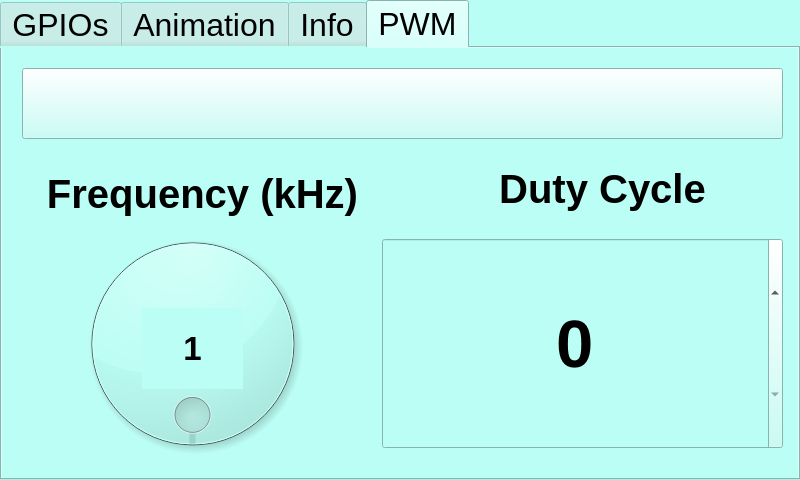
<?xml version="1.0" encoding="UTF-8"?>
<ui version="4.0">
 <class>MyGui</class>
 <widget class="QWidget" name="MyGui">
  <property name="geometry">
   <rect>
    <x>0</x>
    <y>0</y>
    <width>800</width>
    <height>480</height>
   </rect>
  </property>
  <property name="sizePolicy">
   <sizepolicy hsizetype="Expanding" vsizetype="Expanding">
    <horstretch>0</horstretch>
    <verstretch>0</verstretch>
   </sizepolicy>
  </property>
  <property name="palette">
   <palette>
    <active>
     <colorrole role="Button">
      <brush brushstyle="SolidPattern">
       <color alpha="255">
        <red>0</red>
        <green>0</green>
        <blue>0</blue>
       </color>
      </brush>
     </colorrole>
     <colorrole role="Base">
      <brush brushstyle="SolidPattern">
       <color alpha="255">
        <red>187</red>
        <green>254</green>
        <blue>245</blue>
       </color>
      </brush>
     </colorrole>
     <colorrole role="Window">
      <brush brushstyle="SolidPattern">
       <color alpha="255">
        <red>184</red>
        <green>254</green>
        <blue>245</blue>
       </color>
      </brush>
     </colorrole>
    </active>
    <inactive>
     <colorrole role="Button">
      <brush brushstyle="SolidPattern">
       <color alpha="255">
        <red>0</red>
        <green>0</green>
        <blue>0</blue>
       </color>
      </brush>
     </colorrole>
     <colorrole role="Base">
      <brush brushstyle="SolidPattern">
       <color alpha="255">
        <red>187</red>
        <green>254</green>
        <blue>245</blue>
       </color>
      </brush>
     </colorrole>
     <colorrole role="Window">
      <brush brushstyle="SolidPattern">
       <color alpha="255">
        <red>184</red>
        <green>254</green>
        <blue>245</blue>
       </color>
      </brush>
     </colorrole>
    </inactive>
    <disabled>
     <colorrole role="Button">
      <brush brushstyle="SolidPattern">
       <color alpha="255">
        <red>0</red>
        <green>0</green>
        <blue>0</blue>
       </color>
      </brush>
     </colorrole>
     <colorrole role="Base">
      <brush brushstyle="SolidPattern">
       <color alpha="255">
        <red>184</red>
        <green>254</green>
        <blue>245</blue>
       </color>
      </brush>
     </colorrole>
     <colorrole role="Window">
      <brush brushstyle="SolidPattern">
       <color alpha="255">
        <red>184</red>
        <green>254</green>
        <blue>245</blue>
       </color>
      </brush>
     </colorrole>
    </disabled>
   </palette>
  </property>
  <property name="cursor">
   <cursorShape>ArrowCursor</cursorShape>
  </property>
  <property name="windowTitle">
   <string>MyGui</string>
  </property>
  <property name="styleSheet">
   <string notr="true"/>
  </property>
  <widget class="QTabWidget" name="tabWidget">
   <property name="geometry">
    <rect>
     <x>0</x>
     <y>0</y>
     <width>800</width>
     <height>480</height>
    </rect>
   </property>
   <property name="font">
    <font>
     <pointsize>24</pointsize>
    </font>
   </property>
   <property name="styleSheet">
    <string notr="true">background-color:rgb(187, 254, 245);</string>
   </property>
   <property name="tabPosition">
    <enum>QTabWidget::North</enum>
   </property>
   <property name="tabShape">
    <enum>QTabWidget::Rounded</enum>
   </property>
   <property name="currentIndex">
    <number>3</number>
   </property>
   <property name="iconSize">
    <size>
     <width>16</width>
     <height>16</height>
    </size>
   </property>
   <property name="elideMode">
    <enum>Qt::ElideNone</enum>
   </property>
   <widget class="QWidget" name="gpiosTab">
    <attribute name="title">
     <string>GPIOs</string>
    </attribute>
    <widget class="Leds" name="leds" native="true">
     <property name="geometry">
      <rect>
       <x>30</x>
       <y>30</y>
       <width>301</width>
       <height>360</height>
      </rect>
     </property>
    </widget>
    <widget class="Keys" name="buttons" native="true">
     <property name="geometry">
      <rect>
       <x>370</x>
       <y>30</y>
       <width>391</width>
       <height>361</height>
      </rect>
     </property>
    </widget>
   </widget>
   <widget class="QWidget" name="runnerTab">
    <property name="sizePolicy">
     <sizepolicy hsizetype="Expanding" vsizetype="Expanding">
      <horstretch>0</horstretch>
      <verstretch>0</verstretch>
     </sizepolicy>
    </property>
    <property name="styleSheet">
     <string notr="true"/>
    </property>
    <attribute name="title">
     <string>Animation</string>
    </attribute>
    <widget class="QPushButton" name="startStopButton">
     <property name="geometry">
      <rect>
       <x>20</x>
       <y>40</y>
       <width>181</width>
       <height>71</height>
      </rect>
     </property>
     <property name="font">
      <font>
       <pointsize>24</pointsize>
       <weight>75</weight>
       <bold>true</bold>
      </font>
     </property>
     <property name="styleSheet">
      <string notr="true"/>
     </property>
     <property name="text">
      <string>Start</string>
     </property>
    </widget>
    <widget class="QLabel" name="animation">
     <property name="geometry">
      <rect>
       <x>300</x>
       <y>50</y>
       <width>381</width>
       <height>381</height>
      </rect>
     </property>
     <property name="text">
      <string/>
     </property>
    </widget>
    <widget class="QLabel" name="speedLabel">
     <property name="geometry">
      <rect>
       <x>85</x>
       <y>240</y>
       <width>91</width>
       <height>41</height>
      </rect>
     </property>
     <property name="sizePolicy">
      <sizepolicy hsizetype="Expanding" vsizetype="Expanding">
       <horstretch>0</horstretch>
       <verstretch>0</verstretch>
      </sizepolicy>
     </property>
     <property name="palette">
      <palette>
       <active>
        <colorrole role="Button">
         <brush brushstyle="SolidPattern">
          <color alpha="0">
           <red>0</red>
           <green>0</green>
           <blue>0</blue>
          </color>
         </brush>
        </colorrole>
        <colorrole role="Base">
         <brush brushstyle="SolidPattern">
          <color alpha="0">
           <red>0</red>
           <green>0</green>
           <blue>0</blue>
          </color>
         </brush>
        </colorrole>
        <colorrole role="Window">
         <brush brushstyle="SolidPattern">
          <color alpha="0">
           <red>0</red>
           <green>0</green>
           <blue>0</blue>
          </color>
         </brush>
        </colorrole>
       </active>
       <inactive>
        <colorrole role="Button">
         <brush brushstyle="SolidPattern">
          <color alpha="0">
           <red>0</red>
           <green>0</green>
           <blue>0</blue>
          </color>
         </brush>
        </colorrole>
        <colorrole role="Base">
         <brush brushstyle="SolidPattern">
          <color alpha="0">
           <red>0</red>
           <green>0</green>
           <blue>0</blue>
          </color>
         </brush>
        </colorrole>
        <colorrole role="Window">
         <brush brushstyle="SolidPattern">
          <color alpha="0">
           <red>0</red>
           <green>0</green>
           <blue>0</blue>
          </color>
         </brush>
        </colorrole>
       </inactive>
       <disabled>
        <colorrole role="Button">
         <brush brushstyle="SolidPattern">
          <color alpha="0">
           <red>0</red>
           <green>0</green>
           <blue>0</blue>
          </color>
         </brush>
        </colorrole>
        <colorrole role="Base">
         <brush brushstyle="SolidPattern">
          <color alpha="0">
           <red>0</red>
           <green>0</green>
           <blue>0</blue>
          </color>
         </brush>
        </colorrole>
        <colorrole role="Window">
         <brush brushstyle="SolidPattern">
          <color alpha="0">
           <red>0</red>
           <green>0</green>
           <blue>0</blue>
          </color>
         </brush>
        </colorrole>
       </disabled>
      </palette>
     </property>
     <property name="font">
      <font>
       <pointsize>14</pointsize>
       <weight>75</weight>
       <bold>true</bold>
      </font>
     </property>
     <property name="styleSheet">
      <string notr="true">background-color:transparent</string>
     </property>
     <property name="text">
      <string>Speed</string>
     </property>
     <property name="scaledContents">
      <bool>true</bool>
     </property>
     <property name="alignment">
      <set>Qt::AlignCenter</set>
     </property>
    </widget>
    <widget class="QDial" name="speedControlDial">
     <property name="geometry">
      <rect>
       <x>20</x>
       <y>170</y>
       <width>211</width>
       <height>191</height>
      </rect>
     </property>
     <property name="palette">
      <palette>
       <active>
        <colorrole role="Button">
         <brush brushstyle="SolidPattern">
          <color alpha="255">
           <red>187</red>
           <green>254</green>
           <blue>245</blue>
          </color>
         </brush>
        </colorrole>
        <colorrole role="Base">
         <brush brushstyle="SolidPattern">
          <color alpha="255">
           <red>187</red>
           <green>254</green>
           <blue>245</blue>
          </color>
         </brush>
        </colorrole>
        <colorrole role="Window">
         <brush brushstyle="SolidPattern">
          <color alpha="255">
           <red>187</red>
           <green>254</green>
           <blue>245</blue>
          </color>
         </brush>
        </colorrole>
       </active>
       <inactive>
        <colorrole role="Button">
         <brush brushstyle="SolidPattern">
          <color alpha="255">
           <red>187</red>
           <green>254</green>
           <blue>245</blue>
          </color>
         </brush>
        </colorrole>
        <colorrole role="Base">
         <brush brushstyle="SolidPattern">
          <color alpha="255">
           <red>187</red>
           <green>254</green>
           <blue>245</blue>
          </color>
         </brush>
        </colorrole>
        <colorrole role="Window">
         <brush brushstyle="SolidPattern">
          <color alpha="255">
           <red>187</red>
           <green>254</green>
           <blue>245</blue>
          </color>
         </brush>
        </colorrole>
       </inactive>
       <disabled>
        <colorrole role="Button">
         <brush brushstyle="SolidPattern">
          <color alpha="255">
           <red>187</red>
           <green>254</green>
           <blue>245</blue>
          </color>
         </brush>
        </colorrole>
        <colorrole role="Base">
         <brush brushstyle="SolidPattern">
          <color alpha="255">
           <red>187</red>
           <green>254</green>
           <blue>245</blue>
          </color>
         </brush>
        </colorrole>
        <colorrole role="Window">
         <brush brushstyle="SolidPattern">
          <color alpha="255">
           <red>187</red>
           <green>254</green>
           <blue>245</blue>
          </color>
         </brush>
        </colorrole>
       </disabled>
      </palette>
     </property>
     <property name="orientation">
      <enum>Qt::Vertical</enum>
     </property>
     <property name="invertedAppearance">
      <bool>false</bool>
     </property>
     <property name="invertedControls">
      <bool>false</bool>
     </property>
     <property name="wrapping">
      <bool>true</bool>
     </property>
     <property name="notchesVisible">
      <bool>true</bool>
     </property>
    </widget>
    <widget class="QLabel" name="label0">
     <property name="geometry">
      <rect>
       <x>110</x>
       <y>376</y>
       <width>41</width>
       <height>31</height>
      </rect>
     </property>
     <property name="font">
      <font>
       <pointsize>14</pointsize>
      </font>
     </property>
     <property name="text">
      <string>0</string>
     </property>
     <property name="alignment">
      <set>Qt::AlignCenter</set>
     </property>
    </widget>
    <zorder>speedControlDial</zorder>
    <zorder>startStopButton</zorder>
    <zorder>animation</zorder>
    <zorder>speedLabel</zorder>
    <zorder>label0</zorder>
   </widget>
   <widget class="QWidget" name="infoTab">
    <attribute name="title">
     <string>Info</string>
    </attribute>
    <widget class="QWidget" name="formLayoutWidget">
     <property name="geometry">
      <rect>
       <x>10</x>
       <y>30</y>
       <width>781</width>
       <height>251</height>
      </rect>
     </property>
     <layout class="QFormLayout" name="formLayout">
      <property name="sizeConstraint">
       <enum>QLayout::SetNoConstraint</enum>
      </property>
      <property name="fieldGrowthPolicy">
       <enum>QFormLayout::AllNonFixedFieldsGrow</enum>
      </property>
      <property name="verticalSpacing">
       <number>15</number>
      </property>
      <item row="0" column="0">
       <widget class="QLabel" name="nameLabel">
        <property name="font">
         <font>
          <pointsize>18</pointsize>
         </font>
        </property>
        <property name="text">
         <string>Name</string>
        </property>
       </widget>
      </item>
      <item row="0" column="1">
       <widget class="QLineEdit" name="nameLineEdit">
        <property name="sizePolicy">
         <sizepolicy hsizetype="Expanding" vsizetype="Expanding">
          <horstretch>0</horstretch>
          <verstretch>0</verstretch>
         </sizepolicy>
        </property>
        <property name="font">
         <font>
          <pointsize>20</pointsize>
         </font>
        </property>
       </widget>
      </item>
      <item row="1" column="0">
       <widget class="QLabel" name="birthdayLabel">
        <property name="sizePolicy">
         <sizepolicy hsizetype="Preferred" vsizetype="Preferred">
          <horstretch>0</horstretch>
          <verstretch>0</verstretch>
         </sizepolicy>
        </property>
        <property name="font">
         <font>
          <pointsize>18</pointsize>
         </font>
        </property>
        <property name="layoutDirection">
         <enum>Qt::LeftToRight</enum>
        </property>
        <property name="text">
         <string>Birthday</string>
        </property>
        <property name="scaledContents">
         <bool>false</bool>
        </property>
       </widget>
      </item>
      <item row="1" column="1">
       <widget class="QDateEdit" name="birthdayDateEdit">
        <property name="enabled">
         <bool>true</bool>
        </property>
        <property name="sizePolicy">
         <sizepolicy hsizetype="Expanding" vsizetype="Expanding">
          <horstretch>0</horstretch>
          <verstretch>0</verstretch>
         </sizepolicy>
        </property>
        <property name="font">
         <font>
          <pointsize>20</pointsize>
         </font>
        </property>
        <property name="frame">
         <bool>true</bool>
        </property>
        <property name="displayFormat">
         <string>MM/dd/yyyy</string>
        </property>
        <property name="calendarPopup">
         <bool>true</bool>
        </property>
       </widget>
      </item>
      <item row="2" column="0">
       <widget class="QLabel" name="genderLabel">
        <property name="font">
         <font>
          <pointsize>18</pointsize>
         </font>
        </property>
        <property name="text">
         <string>Gender</string>
        </property>
       </widget>
      </item>
      <item row="2" column="1">
       <widget class="QComboBox" name="genderComboBox">
        <property name="font">
         <font>
          <pointsize>20</pointsize>
         </font>
        </property>
       </widget>
      </item>
      <item row="3" column="0">
       <spacer name="verticalSpacer">
        <property name="orientation">
         <enum>Qt::Vertical</enum>
        </property>
        <property name="sizeHint" stdset="0">
         <size>
          <width>20</width>
          <height>20</height>
         </size>
        </property>
       </spacer>
      </item>
      <item row="4" column="0" colspan="2">
       <widget class="QLabel" name="interestsLabel">
        <property name="font">
         <font>
          <pointsize>24</pointsize>
         </font>
        </property>
        <property name="text">
         <string>Interests:</string>
        </property>
       </widget>
      </item>
     </layout>
    </widget>
    <widget class="QWidget" name="gridLayoutWidget">
     <property name="geometry">
      <rect>
       <x>10</x>
       <y>290</y>
       <width>781</width>
       <height>121</height>
      </rect>
     </property>
     <layout class="QGridLayout" name="gridLayout">
      <item row="0" column="0">
       <widget class="QCheckBox" name="androidCheckbox">
        <property name="font">
         <font>
          <pointsize>16</pointsize>
         </font>
        </property>
        <property name="text">
         <string>Android</string>
        </property>
       </widget>
      </item>
      <item row="1" column="0">
       <widget class="QCheckBox" name="linuxCheckbox">
        <property name="font">
         <font>
          <pointsize>16</pointsize>
         </font>
        </property>
        <property name="text">
         <string>Linux</string>
        </property>
       </widget>
      </item>
      <item row="1" column="1">
       <widget class="QCheckBox" name="mcuCheckbox">
        <property name="font">
         <font>
          <pointsize>16</pointsize>
         </font>
        </property>
        <property name="text">
         <string>Microcontrollers</string>
        </property>
       </widget>
      </item>
      <item row="0" column="1">
       <widget class="QCheckBox" name="windowsCheckbox">
        <property name="font">
         <font>
          <pointsize>16</pointsize>
         </font>
        </property>
        <property name="text">
         <string>Windows</string>
        </property>
       </widget>
      </item>
      <item row="0" column="2">
       <widget class="QCheckBox" name="fpgaCheckbox">
        <property name="font">
         <font>
          <pointsize>16</pointsize>
         </font>
        </property>
        <property name="text">
         <string>FPGAs</string>
        </property>
       </widget>
      </item>
      <item row="1" column="2">
       <widget class="QCheckBox" name="iosCheckbox">
        <property name="font">
         <font>
          <pointsize>16</pointsize>
         </font>
        </property>
        <property name="text">
         <string>IOS</string>
        </property>
       </widget>
      </item>
     </layout>
    </widget>
   </widget>
   <widget class="QWidget" name="pwmTab">
    <attribute name="title">
     <string>PWM</string>
    </attribute>
    <widget class="QSpinBox" name="dutycycle_box">
     <property name="geometry">
      <rect>
       <x>380</x>
       <y>190</y>
       <width>401</width>
       <height>211</height>
      </rect>
     </property>
     <property name="font">
      <font>
       <pointsize>50</pointsize>
       <weight>75</weight>
       <bold>true</bold>
      </font>
     </property>
     <property name="wrapping">
      <bool>false</bool>
     </property>
     <property name="frame">
      <bool>true</bool>
     </property>
     <property name="alignment">
      <set>Qt::AlignCenter</set>
     </property>
    </widget>
    <widget class="QLabel" name="dutycycle_lbl">
     <property name="geometry">
      <rect>
       <x>410</x>
       <y>100</y>
       <width>381</width>
       <height>81</height>
      </rect>
     </property>
     <property name="font">
      <font>
       <pointsize>30</pointsize>
       <weight>75</weight>
       <bold>true</bold>
      </font>
     </property>
     <property name="text">
      <string>Duty Cycle</string>
     </property>
     <property name="scaledContents">
      <bool>false</bool>
     </property>
     <property name="alignment">
      <set>Qt::AlignCenter</set>
     </property>
    </widget>
    <widget class="QLabel" name="period_lbl">
     <property name="geometry">
      <rect>
       <x>10</x>
       <y>110</y>
       <width>381</width>
       <height>71</height>
      </rect>
     </property>
     <property name="font">
      <font>
       <pointsize>30</pointsize>
       <weight>75</weight>
       <bold>true</bold>
      </font>
     </property>
     <property name="text">
      <string>Frequency (kHz)</string>
     </property>
     <property name="alignment">
      <set>Qt::AlignCenter</set>
     </property>
     <property name="wordWrap">
      <bool>false</bool>
     </property>
    </widget>
    <widget class="QPushButton" name="enable_bt">
     <property name="geometry">
      <rect>
       <x>20</x>
       <y>20</y>
       <width>761</width>
       <height>71</height>
      </rect>
     </property>
     <property name="font">
      <font>
       <pointsize>30</pointsize>
       <weight>75</weight>
       <bold>true</bold>
      </font>
     </property>
     <property name="text">
      <string/>
     </property>
     <property name="autoDefault">
      <bool>false</bool>
     </property>
     <property name="default">
      <bool>false</bool>
     </property>
     <property name="flat">
      <bool>false</bool>
     </property>
    </widget>
    <widget class="QDial" name="period_slider">
     <property name="geometry">
      <rect>
       <x>0</x>
       <y>170</y>
       <width>381</width>
       <height>251</height>
      </rect>
     </property>
     <property name="minimum">
      <number>1</number>
     </property>
     <property name="maximum">
      <number>1000</number>
     </property>
     <property name="singleStep">
      <number>1</number>
     </property>
     <property name="pageStep">
      <number>1</number>
     </property>
     <property name="value">
      <number>1</number>
     </property>
     <property name="sliderPosition">
      <number>1</number>
     </property>
     <property name="invertedAppearance">
      <bool>false</bool>
     </property>
     <property name="invertedControls">
      <bool>false</bool>
     </property>
     <property name="wrapping">
      <bool>true</bool>
     </property>
    </widget>
    <widget class="QLabel" name="frequency_value">
     <property name="geometry">
      <rect>
       <x>140</x>
       <y>260</y>
       <width>101</width>
       <height>81</height>
      </rect>
     </property>
     <property name="font">
      <font>
       <pointsize>25</pointsize>
       <weight>75</weight>
       <bold>true</bold>
      </font>
     </property>
     <property name="styleSheet">
      <string notr="true"/>
     </property>
     <property name="text">
      <string>1</string>
     </property>
     <property name="alignment">
      <set>Qt::AlignCenter</set>
     </property>
    </widget>
   </widget>
  </widget>
 </widget>
 <layoutdefault spacing="6" margin="11"/>
 <customwidgets>
  <customwidget>
   <class>Leds</class>
   <extends>QWidget</extends>
   <header location="global">leds.h</header>
   <container>1</container>
  </customwidget>
  <customwidget>
   <class>Keys</class>
   <extends>QWidget</extends>
   <header location="global">keys.h</header>
   <container>1</container>
  </customwidget>
 </customwidgets>
 <resources/>
 <connections/>
</ui>
